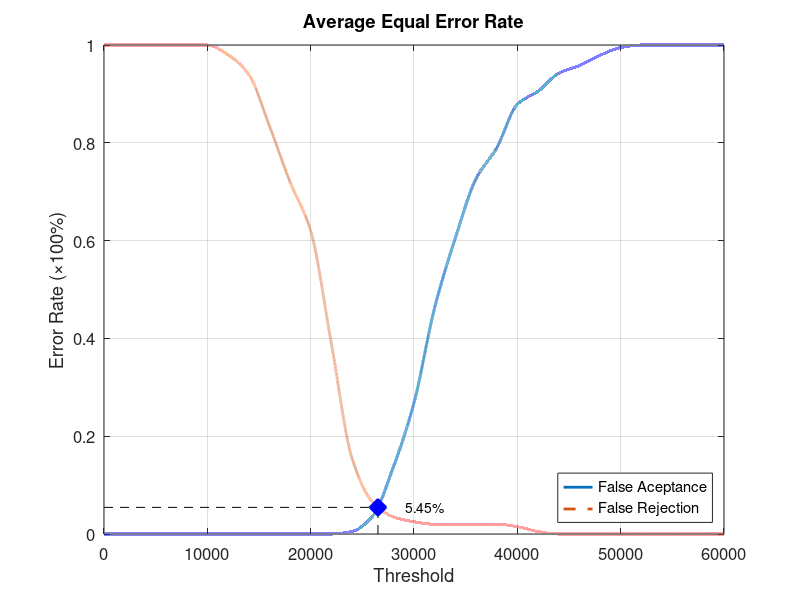
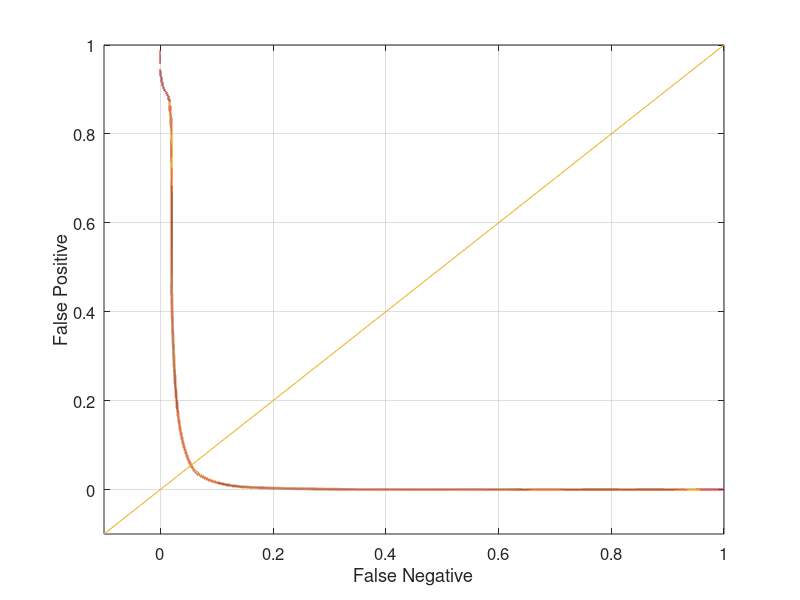

The MATLAB script that drew these images, in order:
function yEER = Database5_2
close all;
clear;
clc;
x = 0:2000:60000;
xq = 0:0.5:60000;

y0 = [0 0 0 0 0 0 0 0 0 0 0 0 0.00526316 0.0368421 0.136842 0.268421 0.463158 0.605263 0.726316 0.789474 0.878947 0.905263 0.942105 0.957895 0.978947 0.994737 1 1 1 1 1];
yy0 = interp1(x, y0, xq, 'pchip');
y1 = [1 1 1 1 1 1 0.98 0.94 0.835 0.72 0.62 0.39 0.155 0.065 0.035 0.025 0.02 0.02 0.02 0.02 0.015 0.005 0 0 0 0 0 0 0 0 0];
yy1 = interp1(x, y1, xq, 'pchip');

% Calculating EER: 
y2 = abs(y0 - y1);
find(y2 == min(y2))
yy2 = abs(yy0 - yy1);
xEER = find(yy2 == min(yy2));
xEERIndex = xq(xEER) % X-axis EER
yEER = yy0(xEER) % Y-axis EER

main = figure
plot(xq, yy0,'-','LineWidth', 2);	hold on
plot(xq, yy1,'--','LineWidth', 2);	hold on
plot([xEERIndex xEERIndex], [0 yEER], 'k--');	hold on
plot([0 xEERIndex], [yEER yEER], 'k--');	hold on
plot(xEERIndex, yEER, 'bx', 'LineWidth', 10);	hold on
text(xEERIndex + 10 * xEERIndex / 100, yEER, [num2str(round((10000 * yEER)) / 100) '%'])
legend('False Aceptance', 'False Rejection', 'Location', 'SouthEast')
xlabel('Threshold')
ylabel('Error Rate (\times100%)')
title('Average Equal Error Rate')
set(gca, 'FontSize', 12)
axis([0 60000 0 1])
grid on

print(main, 'Database5_2Main', '-dpng');
FNRxFPR = figure('Color', [1 1 1]);
plot(yy1, yy0, '-', yy1, yy0, 'LineWidth', 2);
hold on
y = -0.1:0.1:1
plot(y, y); 
set(gca, 'FontSize', 12)
xlabel('False Negative')
ylabel('False Positive')
axis([-0.1 1 -0.1 1])
set(gca, 'FontSize', 12)
grid on

print(FNRxFPR, 'Database5_2FNRxFPR','-dpng');
end
